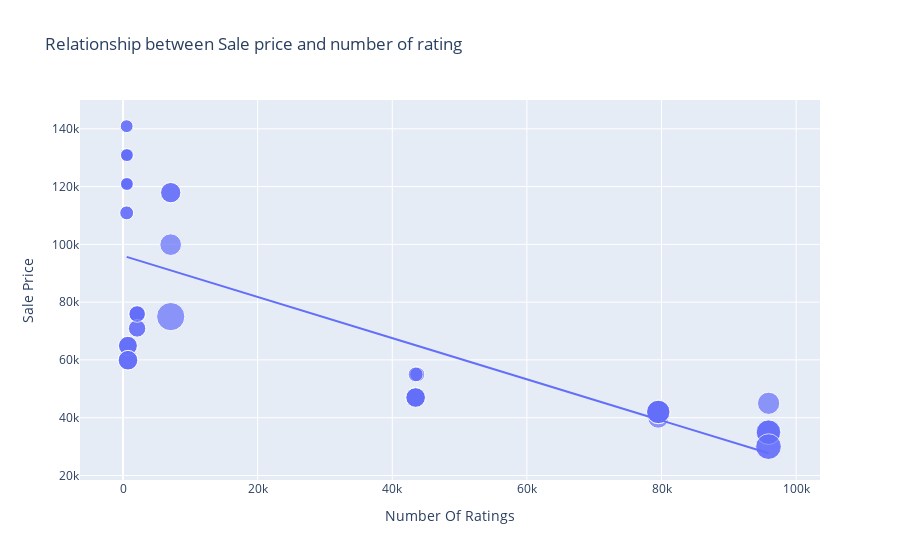

Write notebook code for a chart like this one.
### Code cell
figure = px.scatter(data_frame = data, 
                    x = "Number Of Ratings",
                    y = "Sale Price", 
                    size = "Discount Percentage",
                    trendline = "ols",
                    title = "Relationship between Sale price and number of rating")

figure.show()

### Figure 1 — Plotly figure (JSON) as saved in the notebook; plotly's stock layout.template omitted (floating-point values rounded to 4 significant figures)
{"data": [{"hovertemplate": "Number Of Ratings=%{x}<br>Sale Price=%{y}<br>Discount Percentage=%{marker.size}<extra></extra>", "legendgroup": "", "marker": {"color": "#636efa", "size": [0, 0, 0, 0, 0, 0, 0, 0, 0, 20, 16, 20, 20, 20, 0, 0, 0, 0, 29, 15, 0, 15, 17, 18, 6, 6, 13, 6, 14, 10, 7, 6, 6, 13, 13, 10, 10, 6, 14, 6, 10, 6, 11, 11, 10, 14, 7, 6, 6, 6, 8, 8, 24, 22, 22, 22, 8, 24, 14, 14, 14, 14], "sizemode": "area", "sizeref": 0.0725, "symbol": "circle"}, "mode": "markers", "name": "", "orientation": "v", "showlegend": false, "type": "scatter", "x": [3431, 3431, 3431, 11202, 11202, 3431, 3431, 11202, 1454, 79512, 79512, 79582, 79512, 79512, 1078, 1078, 1078, 1078, 7088, 7088, 1078, 7088, 7081, 95909, 542, 580, 740, 545, 740, 2101, 545, 580, 580, 730, 730, 2101, 2101, 580, 740, 580, 2092, 545, 2101, 2092, 2101, 740, 545, 580, 580, 580, 43707, 43707, 95807, 95909, 95807, 95909, 43470, 95909, 43470, 43470, 43470, 43470], "xaxis": "x", "y": [49900, 84900, 84900, 77000, 77000, 49900, 49900, 77000, 89900, 41999, 39999, 41999, 41999, 41999, 131900, 117100, 131900, 117100, 74999, 117900, 117100, 117900, 99900, 44999, 140900, 130900, 64900, 120900, 59900, 75900, 110900, 130900, 120900, 64900, 64900, 75900, 75900, 120900, 59900, 120900, 75900, 140900, 70900, 70900, 75900, 59900, 110900, 120900, 130900, 130900, 54999, 54999, 29999, 34999, 34999, 34999, 54999, 29999, 46999, 46999, 46999, 46999], "yaxis": "y"}, {"hovertemplate": "<b>OLS trendline</b><br>Sale Price = -0.712783 * Number Of Ratings + 96054.8<br>R<sup>2</sup>=0.492139<br><br>Number Of Ratings=%{x}<br>Sale Price=%{y} <b>(trend)</b><extra></extra>", "legendgroup": "", "marker": {"color": "#636efa", "symbol": "circle"}, "mode": "lines", "name": "", "showlegend": false, "type": "scatter", "x": [542, 545, 545, 545, 545, 580, 580, 580, 580, 580, 580, 580, 580, 730, 730, 740, 740, 740, 740, 1078, 1078, 1078, 1078, 1078, 1454, 2092, 2092, 2101, 2101, 2101, 2101, 2101, 3431, 3431, 3431, 3431, 3431, 7081, 7088, 7088, 7088, 11202, 11202, 11202, 43470, 43470, 43470, 43470, 43470, 43707, 43707, 79512, 79512, 79512, 79512, 79582, 95807, 95807, 95909, 95909, 95909, 95909], "xaxis": "x", "y": [95670.0, 95670.0, 95670.0, 95670.0, 95670.0, 95640.0, 95640.0, 95640.0, 95640.0, 95640.0, 95640.0, 95640.0, 95640.0, 95530.0, 95530.0, 95530.0, 95530.0, 95530.0, 95530.0, 95290.0, 95290.0, 95290.0, 95290.0, 95290.0, 95020.0, 94560.0, 94560.0, 94560.0, 94560.0, 94560.0, 94560.0, 94560.0, 93610.0, 93610.0, 93610.0, 93610.0, 93610.0, 91010.0, 91000.0, 91000.0, 91000.0, 88070.0, 88070.0, 88070.0, 65070.0, 65070.0, 65070.0, 65070.0, 65070.0, 64900.0, 64900.0, 39380.0, 39380.0, 39380.0, 39380.0, 39330.0, 27770.0, 27770.0, 27690.0, 27690.0, 27690.0, 27690.0], "yaxis": "y"}], "layout": {"legend": {"itemsizing": "constant", "tracegroupgap": 0}, "title": {"text": "Relationship between Sale price and number of rating"}, "xaxis": {"anchor": "y", "domain": [0, 1], "title": {"text": "Number Of Ratings"}}, "yaxis": {"anchor": "x", "domain": [0, 1], "title": {"text": "Sale Price"}}}}
